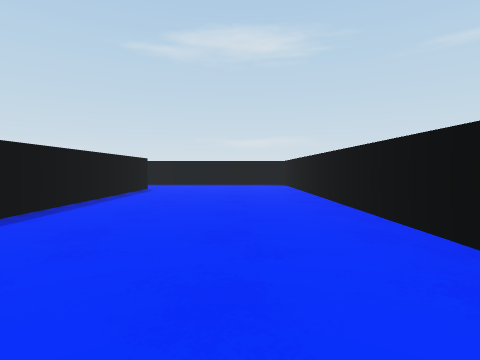
[1] (above)

16 first-person views from a walk through a scene from a Unity 3-D project. The camera is 0.44 m above the floor, tilts 2° down and sees 80° across. The floor is counted in squares, 1 m on a side. Each view is taken from the middle of a square. On the plan, view 1 faces up. The plan holds only what a view shows up to about 9 squares ahead; the rest is blank. The place goes on beyond the plan. The player is left out.

[2]
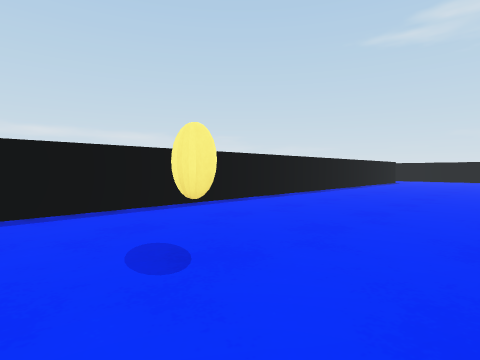

[3]
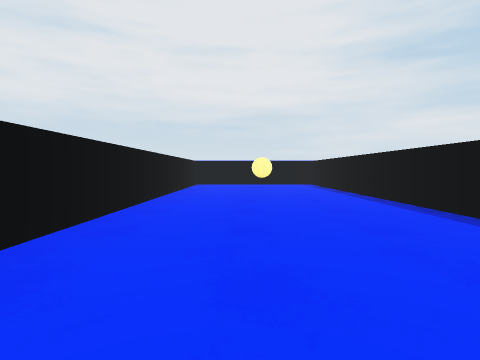

[4]
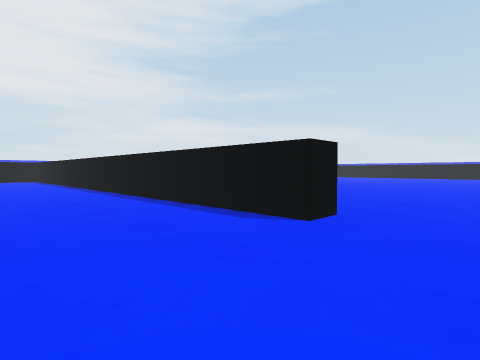

[5]
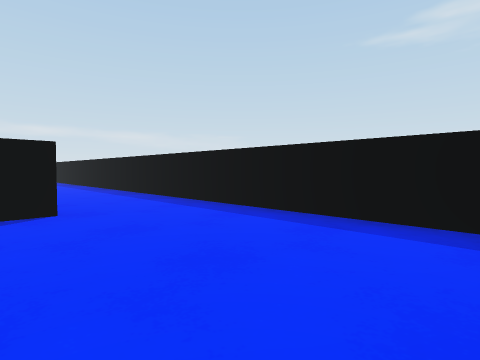

[6]
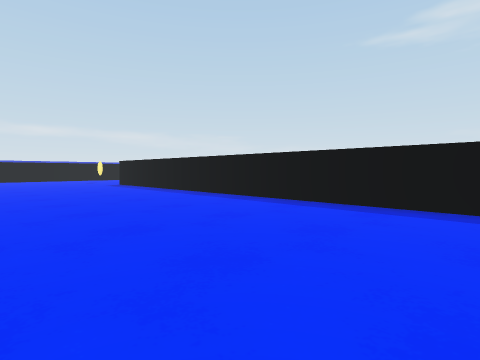

[7]
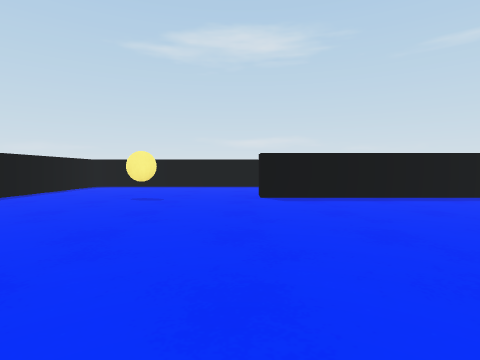

[8]
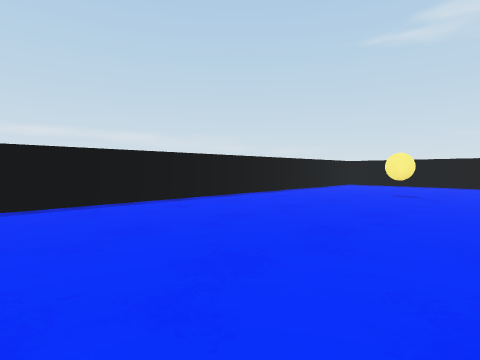

[9]
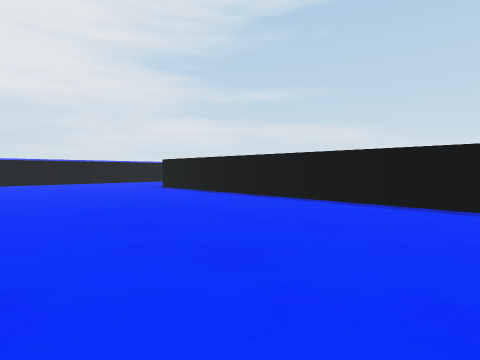

[10]
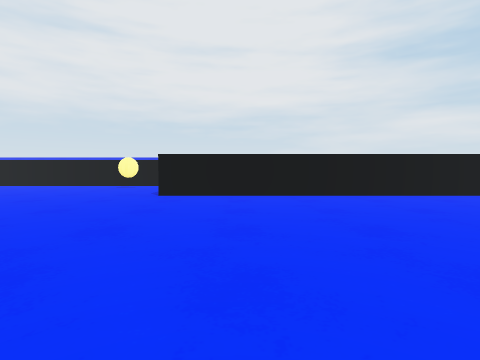

[11]
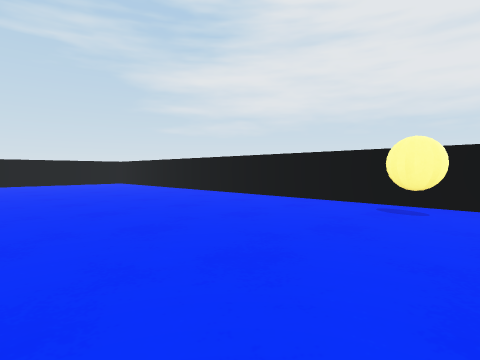

[12]
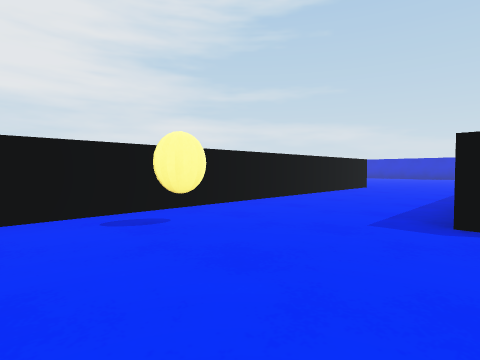

[13]
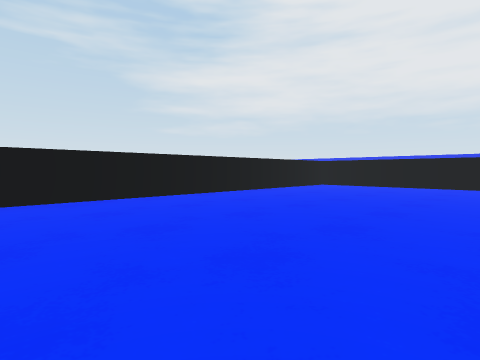

[14]
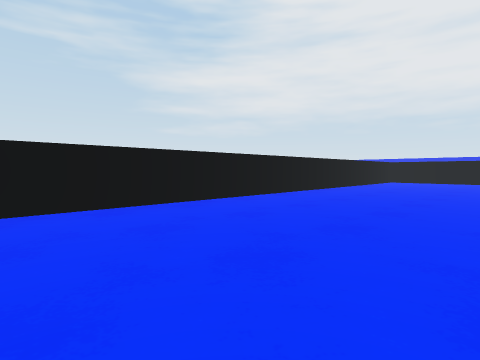

[15]
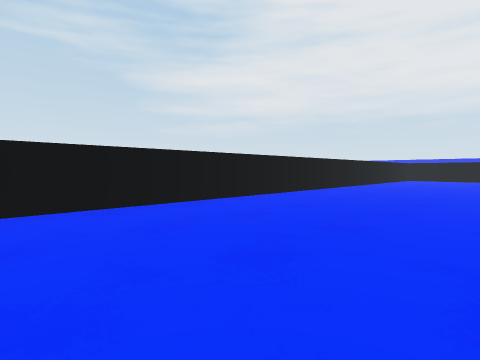

[16]
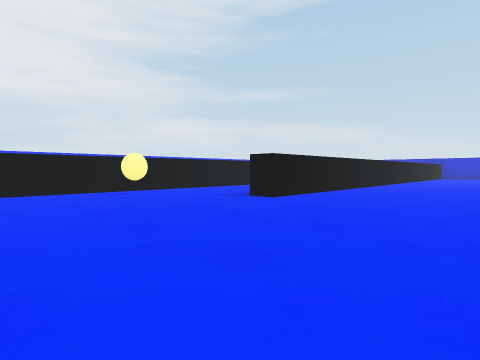

### Floor plan
Points are (right, up) in squares from view 1. A wall is a line through its corners. A room is listed if a view was taken in it or the views show most of it. See-through windows are left out.
Room 1 (views 1, 2, 3, 4, 5)
walls: (-2.2, 6.7) (-2.2, -4.6) (1.3, -4.6) (1.3, 8.5) (-2.4, 8.5)
ways out: opening at (-2, 7.5) to room 2
Room 2 (views 6, 7, 8, 9, 10, 11, 12, 13, 14, 15, 16)
walls: (-11.6, -6.9) (-11.1, -6.9); (-2.8, 6.7) (-2.2, 6.7); (-17.5, -4.9) (-12.6, -4.9) (-12.6, -5.4); (-2.4, 8.5) (-12.8, 8.5); (-13.5, 11.5) (-16.8, 11.5) (-16.8, -1.6); (-17.5, -7.9) (-2.7, -7.9) (-2.7, 4.8)
ways out: opening at (-2, 7.5) to room 1; opening at (-12.5, 10.5)

Positions as (right, up) in squares from view 1, and headings:
1: (0, 0), facing up
2: (1, -4), facing up-left
3: (0, 4), facing down
4: (0, 8), facing down-left
5: (1, 6), facing up-left
6: (-4, 5), facing up-left
7: (-13, 4), facing up
8: (-13, 3), facing up-left
9: (-13, 5), facing down-left
10: (-14, 0), facing down
11: (-12, -4), facing down-right
12: (-10, -5), facing down-left
13: (-7, 0), facing down-right
14: (-6, 3), facing down-right
15: (-6, 5), facing down-right
16: (-9, -2), facing down-left
